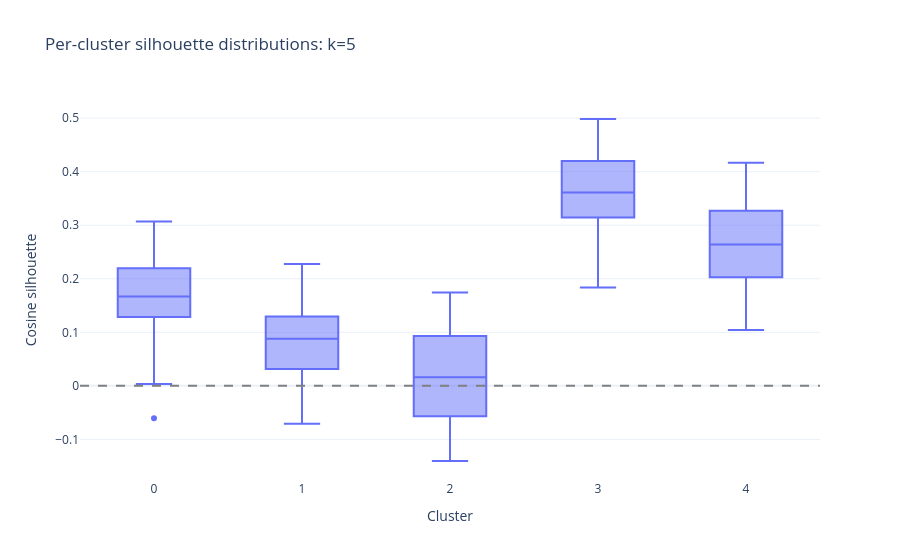
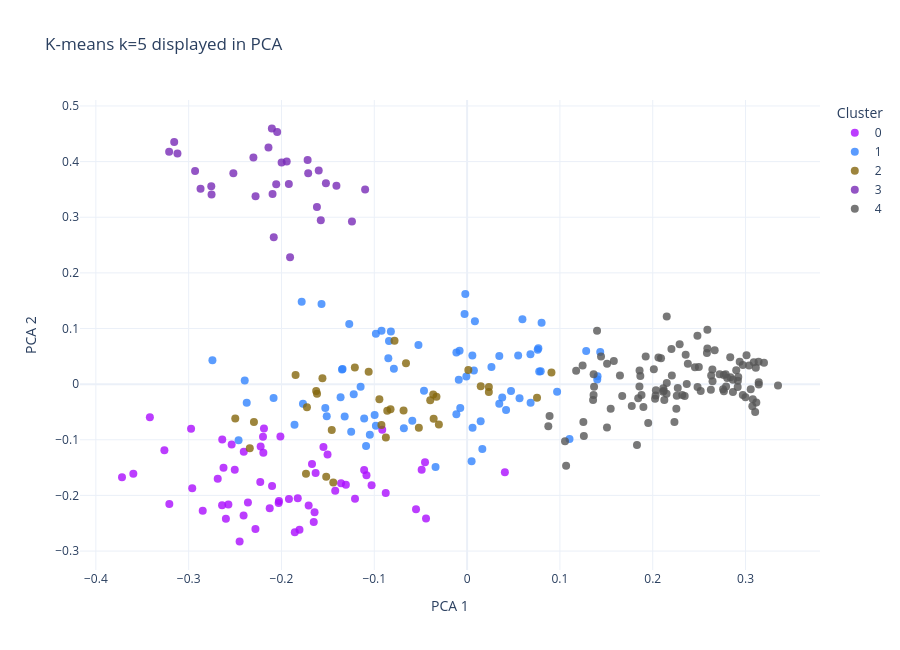
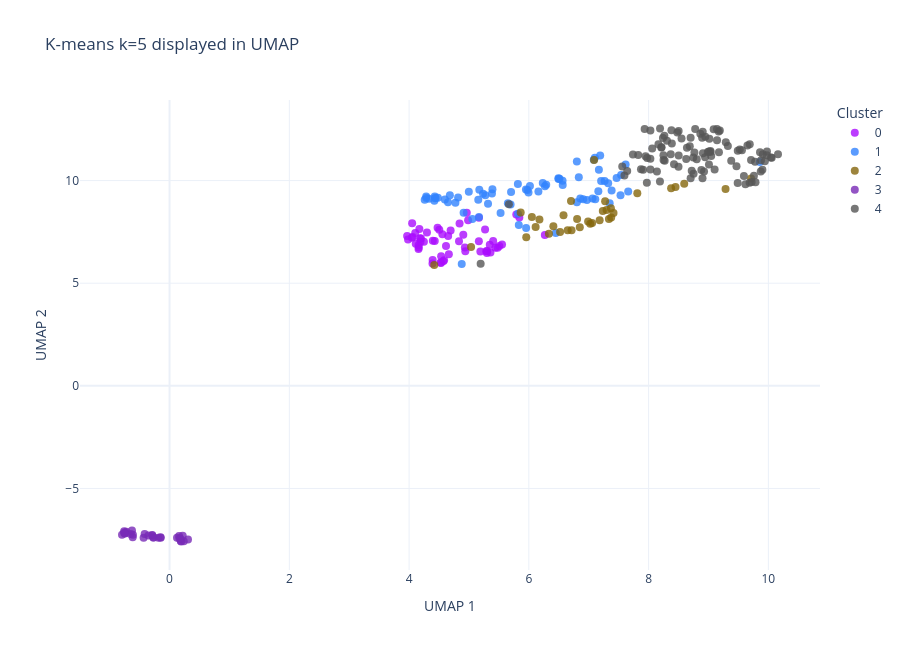

Notebook source saved alongside these figures, in order:
### Markdown cell above
## Inspect a candidate in more detail

Change `INSPECT_K` to compare another fit. The box plot shows each cluster's distribution of cosine silhouettes, including overlap and negative values. PCA and UMAP merely display the same assignments: clustering and silhouette calculations used the original embeddings. Colours identify clusters within this candidate, and diamond markers identify multi-segment inputs.

### Code cell
INSPECT_K = 5  # The selected PDF topic partition, already fitted in the sweep.
assert INSPECT_K in kmeans_results
candidate = kmeans_results[INSPECT_K]
candidate_plot = plot_data.copy()
candidate_plot["Cluster"] = candidate["labels"].astype(str)
candidate_plot["Cosine silhouette"] = candidate["silhouettes"]
cluster_order = [str(i) for i in range(INSPECT_K)]

silhouette_figure = px.box(candidate_plot, x="Cluster", y="Cosine silhouette", points="outliers",
    category_orders={"Cluster": cluster_order}, hover_name="Paper",
    title=f"Per-cluster silhouette distributions: k={INSPECT_K}", template="plotly_white")
silhouette_figure.add_hline(y=0, line_dash="dash", line_color="gray")
silhouette_figure.show()

candidate_figures = []
for x, y, projection in [("PCA 1", "PCA 2", "PCA"), ("UMAP 1", "UMAP 2", "UMAP")]:
    if x not in candidate_plot or y not in candidate_plot:
        print(f"Run the earlier {projection} cell to display its cluster view.")
        continue
    figure = px.scatter(candidate_plot, x=x, y=y, color="Cluster",
        category_orders={"Cluster": cluster_order}, color_discrete_sequence=px.colors.qualitative.Alphabet,
        hover_name="Paper", hover_data={"Key": True, "source_filename": True, "segments": True,
            "Cosine silhouette": ":.3f", "Text preview": True, x: False, y: False},
        title=f"K-means k={INSPECT_K} displayed in {projection}", template="plotly_white", height=650)
    figure.update_traces(marker={"size": 8, "opacity": 0.8})
    figure.show()
    candidate_figures.append(figure)
